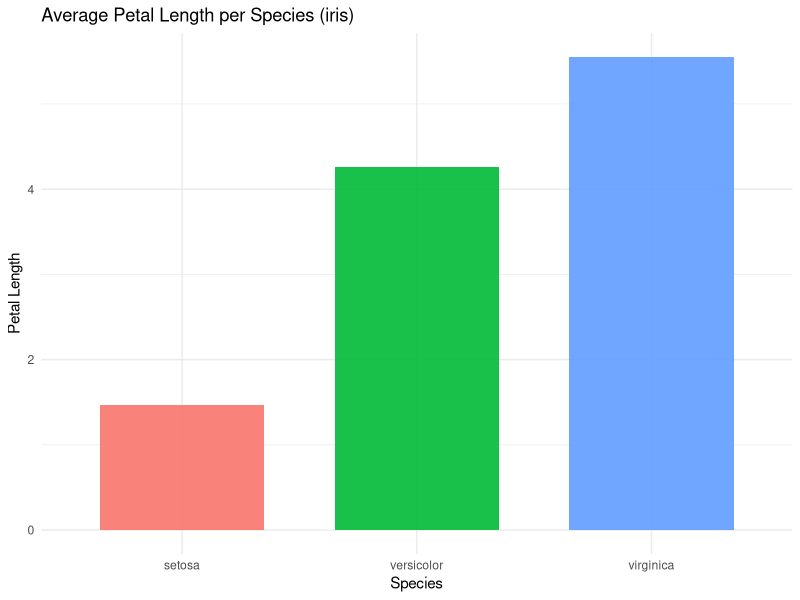

Write R code to recreate this figure.
# Data Science Demo 2: Group summaries + reporting plot
#
# Why this exists:
# - Group summaries answer practical questions like: "How do categories compare?"
# - A plot communicates the comparison more clearly than a raw table.


#   ITP321_AUTO_INSTALL=1
auto_install <- identical(Sys.getenv("ITP321_AUTO_INSTALL"), "1")

ensure_packages <- function(pkgs) {
  missing_pkgs <- pkgs[!vapply(pkgs, requireNamespace, logical(1), quietly = TRUE)]
  if (length(missing_pkgs) == 0) {
    return(invisible(TRUE))
  }

  if (isTRUE(auto_install)) {
    install.packages(missing_pkgs)
    return(invisible(TRUE))
  }

  stop(
    sprintf(
      "Missing dependency(ies): %s.\nInstall with install.packages(c(%s))\nOr re-run with ITP321_AUTO_INSTALL=1 to auto-install.",
      paste(missing_pkgs, collapse = ", "),
      paste(sprintf("'%s'", missing_pkgs), collapse = ", ")
    ),
    call. = FALSE
  )
}

ensure_packages(c("dplyr", "ggplot2"))

# ---- Data ----
# Built-in dataset keeps the script portable and reproducible.
data(iris)

# ---- Functions ----
summarize_petal_length <- function(data = iris) {
  # Adding `n` makes the mean more interpretable (how much data supports it?).
  dplyr::as_tibble(data) |>
    dplyr::group_by(Species) |>
    dplyr::summarise(
      n = dplyr::n(),
      mean_petal_length = mean(Petal.Length, na.rm = TRUE),
      .groups = "drop"
    )
}

plot_avg_petal_length <- function(data = iris) {
  # A mean bar plot is a compact summary for categorical comparisons.
  ggplot2::ggplot(data, ggplot2::aes(x = Species, y = Petal.Length, fill = Species)) +
    ggplot2::stat_summary(fun = mean, geom = "col", width = 0.7, alpha = 0.9) +
    ggplot2::labs(
      title = "Average Petal Length per Species (iris)",
      x = "Species",
      y = "Petal Length"
    ) +
    ggplot2::guides(fill = "none") +
    ggplot2::theme_minimal()
}

# ---- Run analysis ----
print(summarize_petal_length(iris))
print(plot_avg_petal_length(iris))
